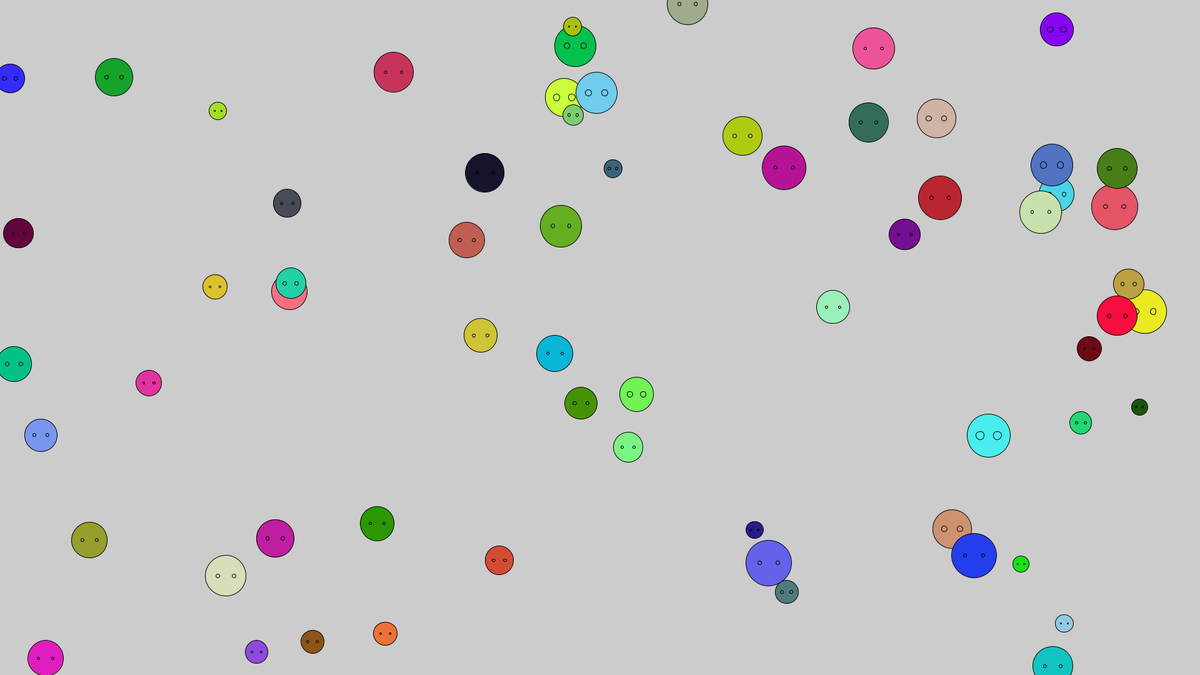
Frame 1 (no input)
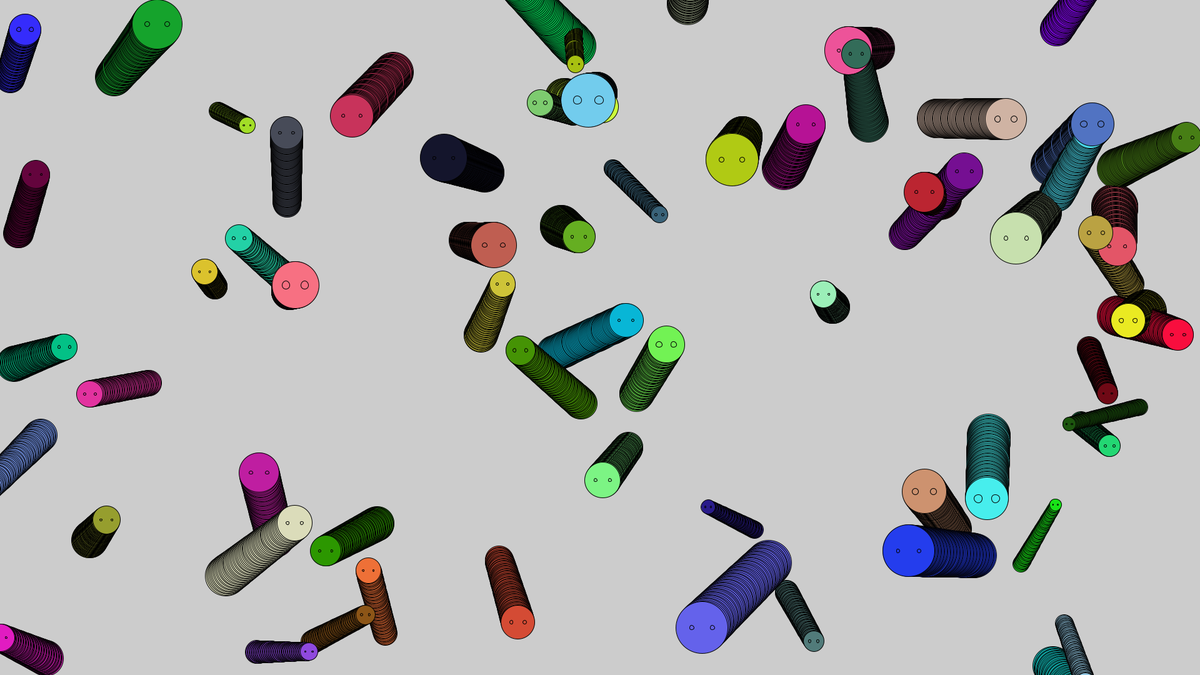
Frame 60 (the mouse pressed at the canvas centre just before this capture)
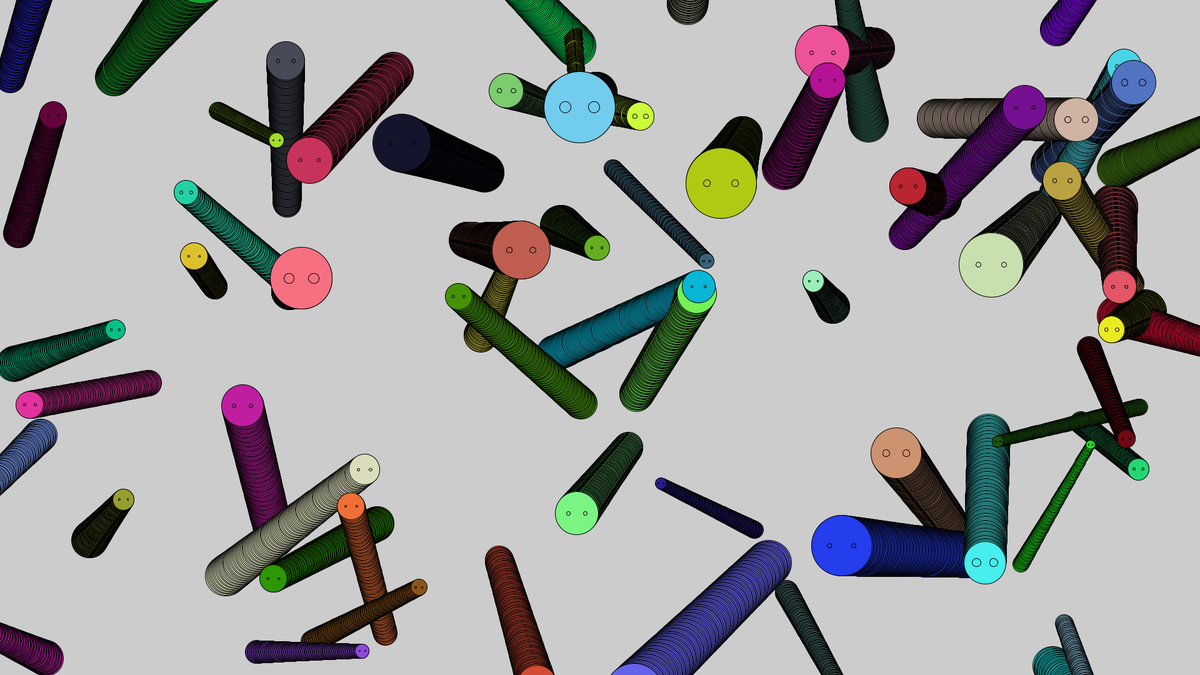
Frame 120 (the mouse held since frame 60 and released just before this capture)

The Processing sketch that drew these frames (run headless with seeded random() and noise(); from frame 60 on, the mouse is pressed at the canvas centre):

// Processing sketch: TheCreatures_2__electric_boogaloo
// ── TheCreatures_2__electric_boogaloo.pde
int antal = (int)random(1, 100);  //Hvor mange creatures der er.

float[] x       = new float[antal];    //X koordinat
float[] y       = new float[antal];    //Y koordinat
float[] xspeed  = new float[antal];    //X hastighed
float[] yspeed  = new float[antal];    //Y hastighed
float[] size    = new float[antal];    //Start størrlse
float[] eyesize = new float[antal];    //Størrelse af øjne
float[] eyediv  = new float[antal];    //Forholdet mellem size og eyesize
float[][] rgb   = new float[antal][3]; //Farven. Første dimension i arrayen, er hvilket creatur der har værdien. Anden dimension er enten 0, 1 eller 2. 0 = Rød værdi, 1 = grøn værdi, 2 = blå værdi.
float[] growspeed = new float[antal];  //Hvor hurtigt den vokser / skrumper

void setup() {
  size(1920, 1080);

  for (int i = 0; i < antal; i++) {  //Her bliver alle creatures tildelt deres tilvældige værdier
    x[i] = random(0, 1920);
    y[i] = random(0, 1080);
    size[i] = random(25, 75);
    xspeed[i] = random(-2, 2);
    yspeed[i] = random(-2, 2);
    eyediv[i] = random(5, 15);
    rgb[i][0] = random(0, 255);
    rgb[i][1] = random(0, 255);
    rgb[i][2] = random(0, 255);
    growspeed[i] = random(0.995, 1.005);
  }
}

void draw() {
  clear();
  for (int n=0; n < antal; n++) {
    x[n] += xspeed[n];                  //X koordinat bliver opdateret med hastigheden
    y[n] += yspeed[n];                  //Y koordinat bliver opdateret med hastigheden
    eyesize[n] = size[n]/eyediv[n];     //Øjnestørrelsen bliver opdateret så den passer til størrelsen af creaturet
    Draw_creature(x[n], y[n], size[n], eyesize[n], rgb[n][0], rgb[n][1], rgb[n][2]);    //Den bruger funktionen til at tegne creaturet
    size[n] *= growspeed[n];
  }
}

void Draw_creature(float xdraw, float ydraw, float sizedraw, float eyesize, float draw_r, float draw_g, float draw_b) {  //Her starter funktionen til at tegne creaturet
  fill(draw_r, draw_g, draw_b);  //Farven bliver til RGB værdien
  ellipse(xdraw, ydraw, sizedraw, sizedraw); //tegner krop
  ellipse(xdraw-sizedraw/5, ydraw, eyesize, eyesize); //tegner venste øje
  ellipse(xdraw+sizedraw/5, ydraw, eyesize, eyesize); //tegner højre øje
}
